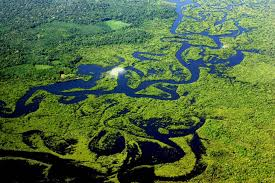
#> input picture image.png, 275 x 183 px
$ jupyter execute opencv_intro.ipynb
#> lines starting #> are read from the running program, lines starting #| are printed output that depends on the picture
[cell 1]
import numpy as np
import matplotlib.pyplot as plt
import cv2

[cell 2]
image = cv2.imread('image.png')
#> image is the input picture: shape (183, 275, 3); mean B, G, R 62, 107.2, 81.4
print(type(image))
#| <class 'numpy.ndarray'>
plt.imshow(image)

[cell 3]
# primeiro tranformar a imagem para float
gain = np.clip(image / 255 * 1.001, 0, 1) # limita o vetor resultante a espaços entre 0 e 1
plt.imshow(gain)

[cell 4]
# convertendo para o espaço de cores correto
image_rgb = cv2.cvtColor(image, cv2.COLOR_BGR2RGB)
gain_rgb = np.clip(image_rgb / 255 * 1.001, 0, 1)
plt.imshow(gain_rgb)

[cell 5]
crop = image_rgb[0:100, 0:100] # posição inicial e final nos eixos x e y
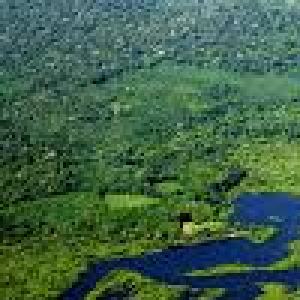
#> crop: shape (100, 100, 3) (shown 3 times larger); mean R, G, B 63.2, 97.8, 72.1
plt.imshow(crop)

[cell 6]
larger = cv2.resize(image_rgb, (int(image.shape[1] * 4), int(image.shape[0] * 4))) # multiplica a resolução da imagem por 4
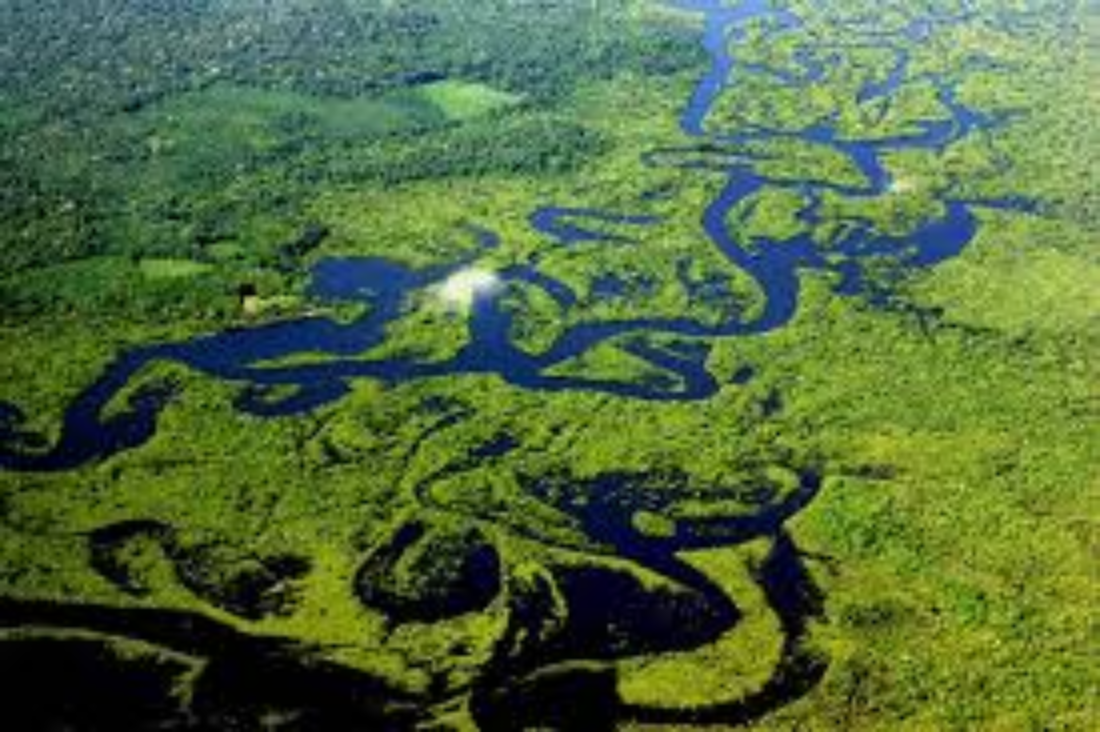
#> larger: shape (732, 1100, 3); mean R, G, B 81.3, 107.1, 61.9
plt.imshow(larger)
